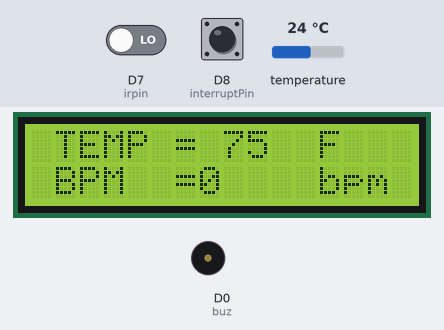
A sketch run on a simulated ESP8266 (NodeMCU). Parts: 16×2 character LCD, buzzer (waves = sounding, pin HIGH). The inputs (shaded band) are chosen by the test bench; at power-on: temperature 24 °C, D8 (interruptPin) HIGH, D7 (irpin) LOW. WiFi joins after 1.5 s; servers stay silent unless stated; what the sketch prints to the serial monitor is not drawn.

Above: at 10.3 s.
10.4 s: temperature set to 22.4 °C
At 17.7 s:
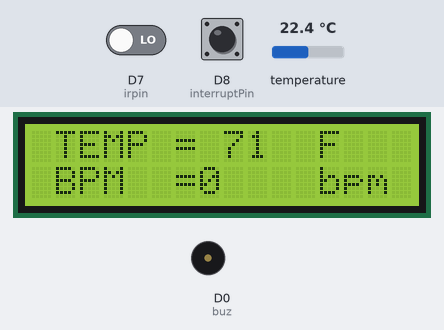
18.0 s: temperature set to 21.3 °C
At 24.1 s:
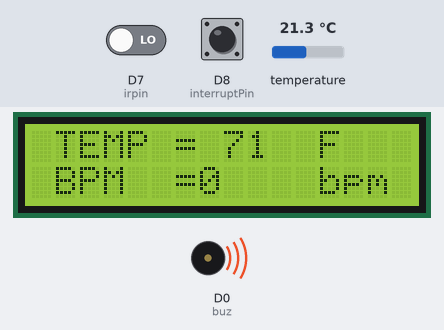
25.8 s: D8 (interruptPin) pulled LOW for 3 s
At 37.1 s:
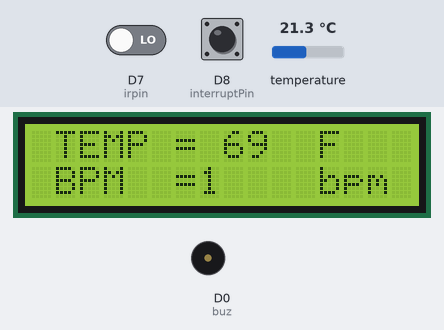
37.9 s: temperature set to 12 °C
At 46.0 s:
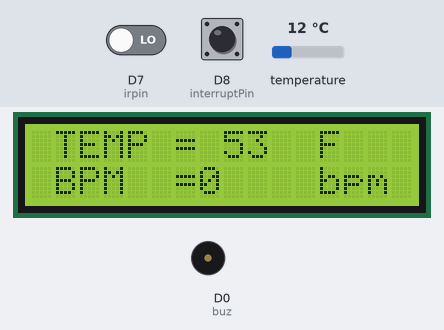
61.7 s: D8 (interruptPin) pulled LOW for 3 s
At 74.2 s:
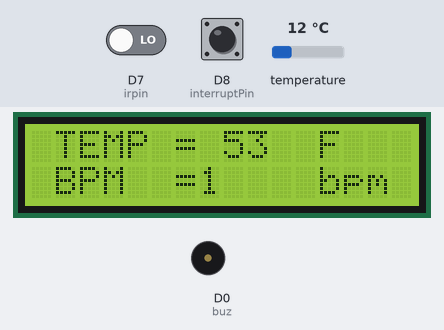
Timing chart, 0 to 75.4 s (numbered marks = the images above; inputs shaded):
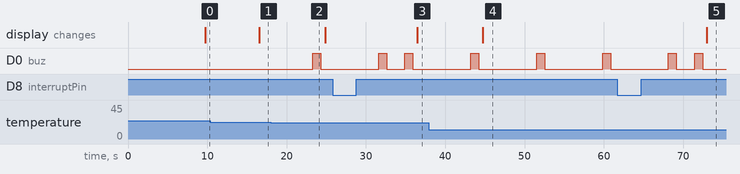

The sketch:

Blynk_heartbeat_buz_i2c_lcd_ir_baby_health.ino
```cpp
#include <Wire.h>
#define BLYNK_PRINT Serial
//#include <ESP8266WiFi.h>
#include <BlynkSimpleEsp8266.h>
#include <OneWire.h>
#include <DallasTemperature.h>
#include <LiquidCrystal_I2C.h>
LiquidCrystal_I2C lcd(0x27, 16, 2);
#define ONE_WIRE_BUS D6
OneWire oneWire(ONE_WIRE_BUS);
DallasTemperature sensors(&oneWire);
BlynkTimer timer;

char auth[] = "SqfnydEarO8y4TGs1irgFbyCDH0hfrbT";
char ssid[] = "temp"; //Wifi name
char pass[] = "temp12345";  //Wifi Password
const byte interruptPin = D8; // Pin to set interrupt to
int interruptCounter = 0; // counter of interrupt executions
int bpm=0,SEC=0;
int buz=D0;
int irpin = D7;
int irvalue=0;
int current_Sec=0,last_Sec=0;
WidgetLED led1(V0);
   void setup()
{
 Serial.begin(9600); /* begin serial for debug */
 Serial.print("Reading sensors......");
 Serial.print("ECG BPM AND TEMP");
 pinMode(interruptPin, INPUT_PULLUP);
 pinMode(buz, OUTPUT);
 Serial.println("Dallas Temperature IC Control Library Demo");
 lcd.begin();
    lcd.backlight();
    lcd.setCursor(2,0);
    lcd.print("Turn On Your");
    lcd.setCursor(2,1);
    lcd.print("Hotspot.........");
 Blynk.begin(auth, ssid, pass);
 delay(1000);
// timer.setInterval(1000L, getSendData);
 sensors.begin();
    attachInterrupt(digitalPinToInterrupt(interruptPin), handleInterrupt, FALLING);
 delay(1000);
}

void loop()
{
     Blynk.run();
//  timer.run();
irvalue=digitalRead(irpin);

  Serial.println("Reading Sensors...");
sensors.requestTemperatures(); // Send the command to get temperature readings
int T= sensors.getTempCByIndex(0); // Send the command to get temperature readings
int T1= (T*1.8)+32;
 Serial.println("DONE");
  Serial.print("Temperature is: ");
 Serial.print(sensors.getTempCByIndex(0));

current_Sec=millis();
SEC =current_Sec-last_Sec;
//Serial.print("Time:");
//Serial.println(SEC);

if(SEC>=30200)
{
last_Sec=millis();
  bpm=interruptCounter;
  Serial.print("BPM=");
  Serial.println(bpm);
  interruptCounter = 0;

 }
else
{
  delay(5000);
  bpm=0;
}
int bpm1=bpm*1.7;
 if(bpm1>140)
  {
    Blynk.notify("BPM IS HIGH");
    digitalWrite(buz,HIGH);
    delay(1000);
    digitalWrite(buz,LOW);
     delay(500);
  }
 else if(T1>102)
  {
    Blynk.notify("TEMPERATURE IS HIGH");
    digitalWrite(buz,HIGH);
    delay(1000);
    digitalWrite(buz,LOW);
     delay(500);
  }
   else if(T1<70)
  {
    Blynk.notify("TEMPERATURE IS LOW");
    digitalWrite(buz,HIGH);
    delay(1000);
    digitalWrite(buz,LOW);
     delay(500);
  }
  else
  {
    digitalWrite(buz,LOW);
  }
   if (irvalue==1) {
    Blynk.notify("Bed Is Empty, Please Check Your Baby");
    led1.off();
    Serial.println("LED on V1: off");
  } else {
    led1.on();
    Serial.println("LED on V1: on");
  }
  lcd.clear();
  lcd.setCursor(1,0);
  lcd.print("TEMP = ");
  lcd.setCursor(8,0);
  lcd.print(T1);
  lcd.setCursor(12,0);
  lcd.print("F");
   lcd.setCursor(1,1);
  lcd.print("BPM  = ");
  lcd.setCursor(7,1);
  lcd.print(bpm1);
  lcd.setCursor(12,1);
  lcd.print("bpm");
  Blynk.virtualWrite(V1, T1);
  Blynk.virtualWrite(V2, bpm1);

delay(1000);

}
void handleInterrupt()
{
static unsigned long last_interrupt_time = 0;
unsigned long interrupt_time = millis();
// If interrupts come faster than 100ms, assume it's a bounce and ignore
if (interrupt_time - last_interrupt_time > 100)
{
interruptCounter++;
}
last_interrupt_time = interrupt_time;
//Serial.print("TIME:");
//Serial.println(millis()/1000);
}
```

Measured:
- the behaviour switches between 22 and 21.9 °C on temperature (found by bisection; images 1 and 2)
- after the input at 10.4 s, the display: changes after 6.1 s (image 1)
- after the input at 18.0 s, D0 (buz): LOW → HIGH after 5.3 s, → LOW 1.0 s later
- after the input at 25.8 s, the display: changes after 10.7 s (image 3)
- after the input at 37.9 s, the display: changes after 6.9 s (image 4)
- after the input at 61.7 s, the display: changes after 11.3 s (image 5)
